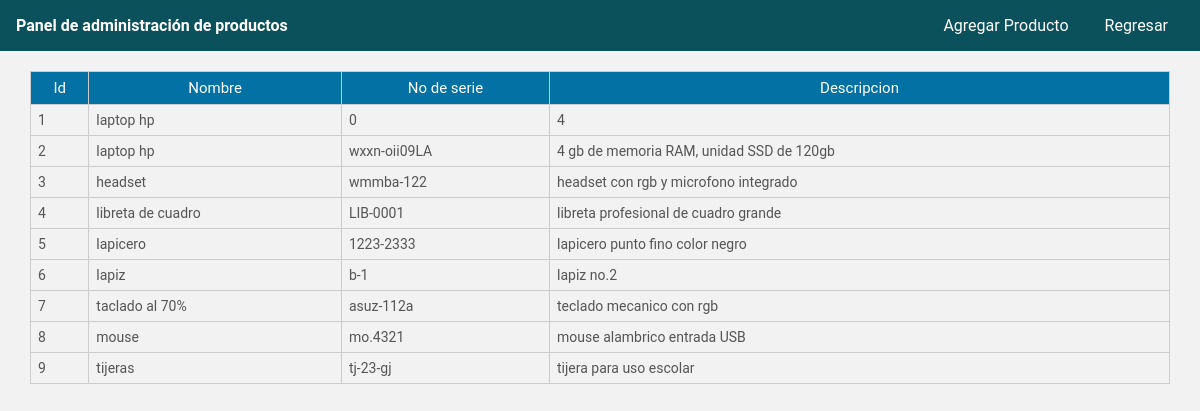
Before: /productos.php with the older database file.
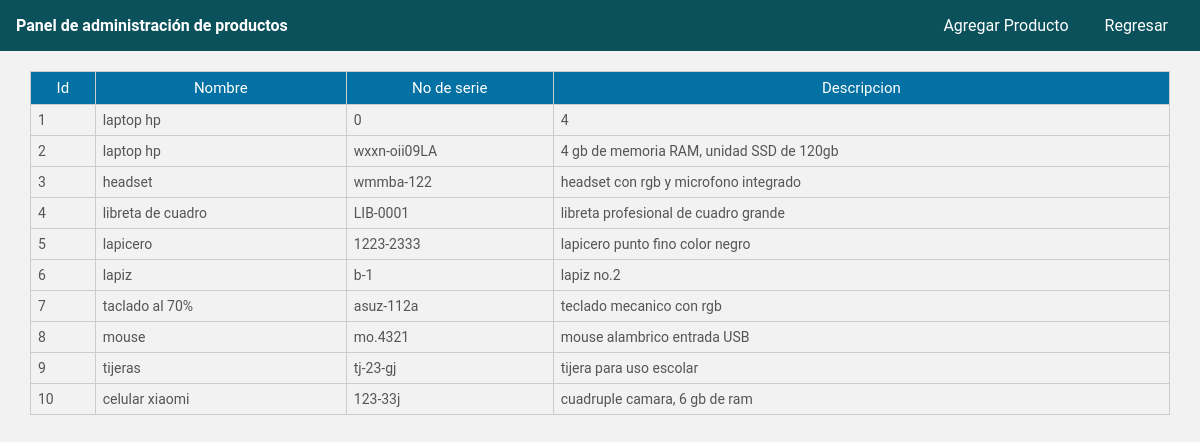
After: the same page with the newer database file.
### tables this page shows
CREATE TABLE `productos` (
  `id_productos` int(11) NOT NULL,
  `nombre` varchar(50) NOT NULL,
  `no_de_serie` varchar(30) NOT NULL,
  `descripcion` varchar(100) NOT NULL
);

### productos.php (the view, shortened to what this page needs)
<?php
	include_once 'conex.php';
	$sql = $con->prepare('SELECT * FROM productos');
	$sql->execute();
	$resultado = $sql->fetchAll();
?>
<!DOCTYPE html>
<html lang="es">
<head>
    <link rel="stylesheet" href="css/estilos.css">
</head>
<body>
<header>
      <nav>
            <div class="container">
            <h4>Panel de administración de productos</h4>
            </div>
            <div>
            <a href="form_prod.html">Agregar Producto</a>
            <a href="index.php">Regresar</a>
            </div>
      </nav>
</header>
<div class="contenedor">
    <table>
			<tr class="head">
				<td>Id </td>
                <td>Nombre</td>
                <td>No de serie</td>
                <td>Descripcion</td>
            </tr>
            <?php foreach($resultado as $fila):?>
				<tr>
					<td><?php echo $fila['id_productos']; ?></td>
                    <td><?php echo $fila['1']; ?></td>
                    <td><?php echo $fila['2']; ?></td>
					<td><?php echo $fila['3']; ?></td>
				</tr>
			<?php endforeach ?>
		</table>
    </div>
</body>
</html>

### css/estilos.css (style rules this page uses)
* { padding: 0; margin: 0; box-sizing: border-box; }
header { font-family:"Roboto"; background: #0b515b; width: 100%; }
header nav { font-family: "Roboto"; display: flex; justify-content: space-between; padding: 1em; }
header nav div a { font-family:"Roboto"; color: #ffffff; padding: 0 1em; text-decoration: none; background: #0b515b; }
header nav div h4 { color: #ffffff; }
body { font-family: "Roboto",sans-serif; font-size: 16px; background: #f2f2f2; }
a { text-decoration: none; }
.contenedor { width: 95%; max-width: 1200px; margin: 20px auto; overflow: hidden; }
table { width: 100%; border-collapse: collapse; }
table .head { background: rgb(3, 113, 163); }
table .head td { color: #fff; font-family: "Roboto",sans-serif; font-size: 15px; text-align: center; }
table tr td { border:1px solid #ccc; padding: 7px; font-size: 14px; color: #555; }

Changed rows visible on the page:
added productos: id_productos "10", nombre "celular xiaomi", no_de_serie "123-33j", descripcion "cuadruple camara, 6 gb de ram"
